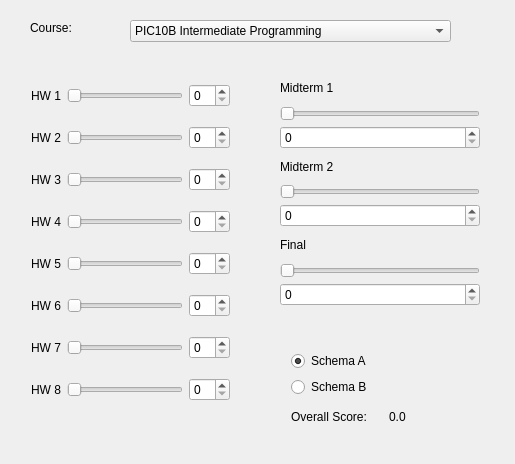
<?xml version="1.0" encoding="UTF-8"?>
<ui version="4.0">
 <class>GradeCalculator</class>
 <widget class="QWidget" name="GradeCalculator">
  <property name="geometry">
   <rect>
    <x>0</x>
    <y>0</y>
    <width>515</width>
    <height>464</height>
   </rect>
  </property>
  <property name="windowTitle">
   <string>GradeCalculator</string>
  </property>
  <widget class="QLabel" name="course_label">
   <property name="geometry">
    <rect>
     <x>30</x>
     <y>20</y>
     <width>55</width>
     <height>16</height>
    </rect>
   </property>
   <property name="text">
    <string>Course:</string>
   </property>
  </widget>
  <widget class="QComboBox" name="course_name_box">
   <property name="geometry">
    <rect>
     <x>130</x>
     <y>20</y>
     <width>321</width>
     <height>22</height>
    </rect>
   </property>
   <property name="currentIndex">
    <number>0</number>
   </property>
   <item>
    <property name="text">
     <string>PIC10B Intermediate Programming</string>
    </property>
   </item>
   <item>
    <property name="text">
     <string>PIC10C Advanced Programming</string>
    </property>
   </item>
  </widget>
  <widget class="QWidget" name="gridLayoutWidget">
   <property name="geometry">
    <rect>
     <x>20</x>
     <y>60</y>
     <width>221</width>
     <height>371</height>
    </rect>
   </property>
   <layout class="QGridLayout" name="hw_layout">
    <item row="2" column="3">
     <widget class="QSpinBox" name="spin3"/>
    </item>
    <item row="5" column="0">
     <widget class="QLabel" name="label_6">
      <property name="text">
       <string>HW 6</string>
      </property>
     </widget>
    </item>
    <item row="1" column="3">
     <widget class="QSpinBox" name="spin2"/>
    </item>
    <item row="2" column="0">
     <widget class="QLabel" name="label_3">
      <property name="text">
       <string>HW 3</string>
      </property>
     </widget>
    </item>
    <item row="3" column="0">
     <widget class="QLabel" name="label_4">
      <property name="text">
       <string>HW 4</string>
      </property>
     </widget>
    </item>
    <item row="3" column="3">
     <widget class="QSpinBox" name="spin4"/>
    </item>
    <item row="4" column="0">
     <widget class="QLabel" name="label_5">
      <property name="text">
       <string>HW 5</string>
      </property>
     </widget>
    </item>
    <item row="3" column="2">
     <widget class="QSlider" name="slide4">
      <property name="orientation">
       <enum>Qt::Horizontal</enum>
      </property>
     </widget>
    </item>
    <item row="2" column="2">
     <widget class="QSlider" name="slide3">
      <property name="orientation">
       <enum>Qt::Horizontal</enum>
      </property>
     </widget>
    </item>
    <item row="1" column="2">
     <widget class="QSlider" name="slide2">
      <property name="orientation">
       <enum>Qt::Horizontal</enum>
      </property>
     </widget>
    </item>
    <item row="1" column="0">
     <widget class="QLabel" name="hw2">
      <property name="text">
       <string>HW 2</string>
      </property>
     </widget>
    </item>
    <item row="0" column="2">
     <widget class="QSlider" name="slide1">
      <property name="orientation">
       <enum>Qt::Horizontal</enum>
      </property>
     </widget>
    </item>
    <item row="0" column="0">
     <widget class="QLabel" name="hw1">
      <property name="text">
       <string>HW 1</string>
      </property>
     </widget>
    </item>
    <item row="0" column="3">
     <widget class="QSpinBox" name="spin1"/>
    </item>
    <item row="6" column="0">
     <widget class="QLabel" name="label_7">
      <property name="text">
       <string>HW 7</string>
      </property>
     </widget>
    </item>
    <item row="7" column="0">
     <widget class="QLabel" name="label_8">
      <property name="text">
       <string>HW 8</string>
      </property>
     </widget>
    </item>
    <item row="4" column="2">
     <widget class="QSlider" name="slide5">
      <property name="orientation">
       <enum>Qt::Horizontal</enum>
      </property>
     </widget>
    </item>
    <item row="5" column="2">
     <widget class="QSlider" name="slide6">
      <property name="orientation">
       <enum>Qt::Horizontal</enum>
      </property>
     </widget>
    </item>
    <item row="6" column="2">
     <widget class="QSlider" name="slide7">
      <property name="orientation">
       <enum>Qt::Horizontal</enum>
      </property>
     </widget>
    </item>
    <item row="7" column="2">
     <widget class="QSlider" name="slide8">
      <property name="orientation">
       <enum>Qt::Horizontal</enum>
      </property>
     </widget>
    </item>
    <item row="4" column="3">
     <widget class="QSpinBox" name="spin5"/>
    </item>
    <item row="5" column="3">
     <widget class="QSpinBox" name="spin6"/>
    </item>
    <item row="6" column="3">
     <widget class="QSpinBox" name="spin7"/>
    </item>
    <item row="7" column="3">
     <widget class="QSpinBox" name="spin8"/>
    </item>
   </layout>
  </widget>
  <widget class="QWidget" name="verticalLayoutWidget">
   <property name="geometry">
    <rect>
     <x>280</x>
     <y>60</y>
     <width>211</width>
     <height>261</height>
    </rect>
   </property>
   <layout class="QVBoxLayout" name="verticalLayout">
    <property name="spacing">
     <number>5</number>
    </property>
    <property name="leftMargin">
     <number>0</number>
    </property>
    <property name="topMargin">
     <number>15</number>
    </property>
    <property name="bottomMargin">
     <number>15</number>
    </property>
    <item>
     <widget class="QLabel" name="midterm1_label">
      <property name="text">
       <string>Midterm 1</string>
      </property>
     </widget>
    </item>
    <item>
     <widget class="QSlider" name="midterm1_slider">
      <property name="orientation">
       <enum>Qt::Horizontal</enum>
      </property>
     </widget>
    </item>
    <item>
     <widget class="QSpinBox" name="midterm1_spin"/>
    </item>
    <item>
     <widget class="QLabel" name="midterm2_label">
      <property name="text">
       <string>Midterm 2</string>
      </property>
     </widget>
    </item>
    <item>
     <widget class="QSlider" name="midterm2_slider">
      <property name="orientation">
       <enum>Qt::Horizontal</enum>
      </property>
     </widget>
    </item>
    <item>
     <widget class="QSpinBox" name="midterm2_spin"/>
    </item>
    <item>
     <widget class="QLabel" name="final_label">
      <property name="text">
       <string>Final</string>
      </property>
     </widget>
    </item>
    <item>
     <widget class="QSlider" name="final_slider">
      <property name="orientation">
       <enum>Qt::Horizontal</enum>
      </property>
     </widget>
    </item>
    <item>
     <widget class="QSpinBox" name="final_spin"/>
    </item>
   </layout>
  </widget>
  <widget class="QWidget" name="gridLayoutWidget_2">
   <property name="geometry">
    <rect>
     <x>280</x>
     <y>340</y>
     <width>211</width>
     <height>101</height>
    </rect>
   </property>
   <layout class="QGridLayout" name="grade_layout">
    <item row="1" column="0">
     <widget class="QRadioButton" name="schema_b">
      <property name="text">
       <string>Schema B</string>
      </property>
     </widget>
    </item>
    <item row="2" column="0">
     <widget class="QLabel" name="score_label">
      <property name="text">
       <string>Overall Score:</string>
      </property>
     </widget>
    </item>
    <item row="0" column="0">
     <widget class="QRadioButton" name="schema_a">
      <property name="text">
       <string>Schema A</string>
      </property>
      <property name="checked">
       <bool>true</bool>
      </property>
     </widget>
    </item>
    <item row="2" column="1">
     <widget class="QLabel" name="final_score_label">
      <property name="text">
       <string>0.0</string>
      </property>
     </widget>
    </item>
   </layout>
  </widget>
 </widget>
 <layoutdefault spacing="6" margin="11"/>
 <resources/>
 <connections>
  <connection>
   <sender>slide2</sender>
   <signal>valueChanged(int)</signal>
   <receiver>spin2</receiver>
   <slot>setValue(int)</slot>
   <hints>
    <hint type="sourcelabel">
     <x>144</x>
     <y>131</y>
    </hint>
    <hint type="destinationlabel">
     <x>215</x>
     <y>132</y>
    </hint>
   </hints>
  </connection>
  <connection>
   <sender>spin2</sender>
   <signal>valueChanged(int)</signal>
   <receiver>slide2</receiver>
   <slot>setValue(int)</slot>
   <hints>
    <hint type="sourcelabel">
     <x>233</x>
     <y>134</y>
    </hint>
    <hint type="destinationlabel">
     <x>163</x>
     <y>137</y>
    </hint>
   </hints>
  </connection>
  <connection>
   <sender>slide3</sender>
   <signal>valueChanged(int)</signal>
   <receiver>spin3</receiver>
   <slot>setValue(int)</slot>
   <hints>
    <hint type="sourcelabel">
     <x>165</x>
     <y>183</y>
    </hint>
    <hint type="destinationlabel">
     <x>210</x>
     <y>183</y>
    </hint>
   </hints>
  </connection>
  <connection>
   <sender>spin3</sender>
   <signal>valueChanged(int)</signal>
   <receiver>slide3</receiver>
   <slot>setValue(int)</slot>
   <hints>
    <hint type="sourcelabel">
     <x>222</x>
     <y>183</y>
    </hint>
    <hint type="destinationlabel">
     <x>139</x>
     <y>183</y>
    </hint>
   </hints>
  </connection>
  <connection>
   <sender>slide4</sender>
   <signal>valueChanged(int)</signal>
   <receiver>spin4</receiver>
   <slot>setValue(int)</slot>
   <hints>
    <hint type="sourcelabel">
     <x>144</x>
     <y>214</y>
    </hint>
    <hint type="destinationlabel">
     <x>212</x>
     <y>224</y>
    </hint>
   </hints>
  </connection>
  <connection>
   <sender>spin4</sender>
   <signal>valueChanged(int)</signal>
   <receiver>slide4</receiver>
   <slot>setValue(int)</slot>
   <hints>
    <hint type="sourcelabel">
     <x>229</x>
     <y>224</y>
    </hint>
    <hint type="destinationlabel">
     <x>146</x>
     <y>230</y>
    </hint>
   </hints>
  </connection>
  <connection>
   <sender>slide5</sender>
   <signal>valueChanged(int)</signal>
   <receiver>spin5</receiver>
   <slot>setValue(int)</slot>
   <hints>
    <hint type="sourcelabel">
     <x>171</x>
     <y>269</y>
    </hint>
    <hint type="destinationlabel">
     <x>216</x>
     <y>273</y>
    </hint>
   </hints>
  </connection>
  <connection>
   <sender>spin5</sender>
   <signal>valueChanged(int)</signal>
   <receiver>slide5</receiver>
   <slot>setValue(int)</slot>
   <hints>
    <hint type="sourcelabel">
     <x>221</x>
     <y>277</y>
    </hint>
    <hint type="destinationlabel">
     <x>174</x>
     <y>276</y>
    </hint>
   </hints>
  </connection>
  <connection>
   <sender>slide6</sender>
   <signal>valueChanged(int)</signal>
   <receiver>spin6</receiver>
   <slot>setValue(int)</slot>
   <hints>
    <hint type="sourcelabel">
     <x>146</x>
     <y>312</y>
    </hint>
    <hint type="destinationlabel">
     <x>213</x>
     <y>313</y>
    </hint>
   </hints>
  </connection>
  <connection>
   <sender>spin6</sender>
   <signal>valueChanged(int)</signal>
   <receiver>slide6</receiver>
   <slot>setValue(int)</slot>
   <hints>
    <hint type="sourcelabel">
     <x>225</x>
     <y>310</y>
    </hint>
    <hint type="destinationlabel">
     <x>151</x>
     <y>315</y>
    </hint>
   </hints>
  </connection>
  <connection>
   <sender>slide7</sender>
   <signal>valueChanged(int)</signal>
   <receiver>spin7</receiver>
   <slot>setValue(int)</slot>
   <hints>
    <hint type="sourcelabel">
     <x>174</x>
     <y>352</y>
    </hint>
    <hint type="destinationlabel">
     <x>218</x>
     <y>355</y>
    </hint>
   </hints>
  </connection>
  <connection>
   <sender>spin7</sender>
   <signal>valueChanged(int)</signal>
   <receiver>slide7</receiver>
   <slot>setValue(int)</slot>
   <hints>
    <hint type="sourcelabel">
     <x>234</x>
     <y>355</y>
    </hint>
    <hint type="destinationlabel">
     <x>148</x>
     <y>363</y>
    </hint>
   </hints>
  </connection>
  <connection>
   <sender>spin8</sender>
   <signal>valueChanged(int)</signal>
   <receiver>slide8</receiver>
   <slot>setValue(int)</slot>
   <hints>
    <hint type="sourcelabel">
     <x>218</x>
     <y>402</y>
    </hint>
    <hint type="destinationlabel">
     <x>172</x>
     <y>402</y>
    </hint>
   </hints>
  </connection>
  <connection>
   <sender>slide8</sender>
   <signal>valueChanged(int)</signal>
   <receiver>spin8</receiver>
   <slot>setValue(int)</slot>
   <hints>
    <hint type="sourcelabel">
     <x>189</x>
     <y>400</y>
    </hint>
    <hint type="destinationlabel">
     <x>222</x>
     <y>400</y>
    </hint>
   </hints>
  </connection>
 </connections>
</ui>
